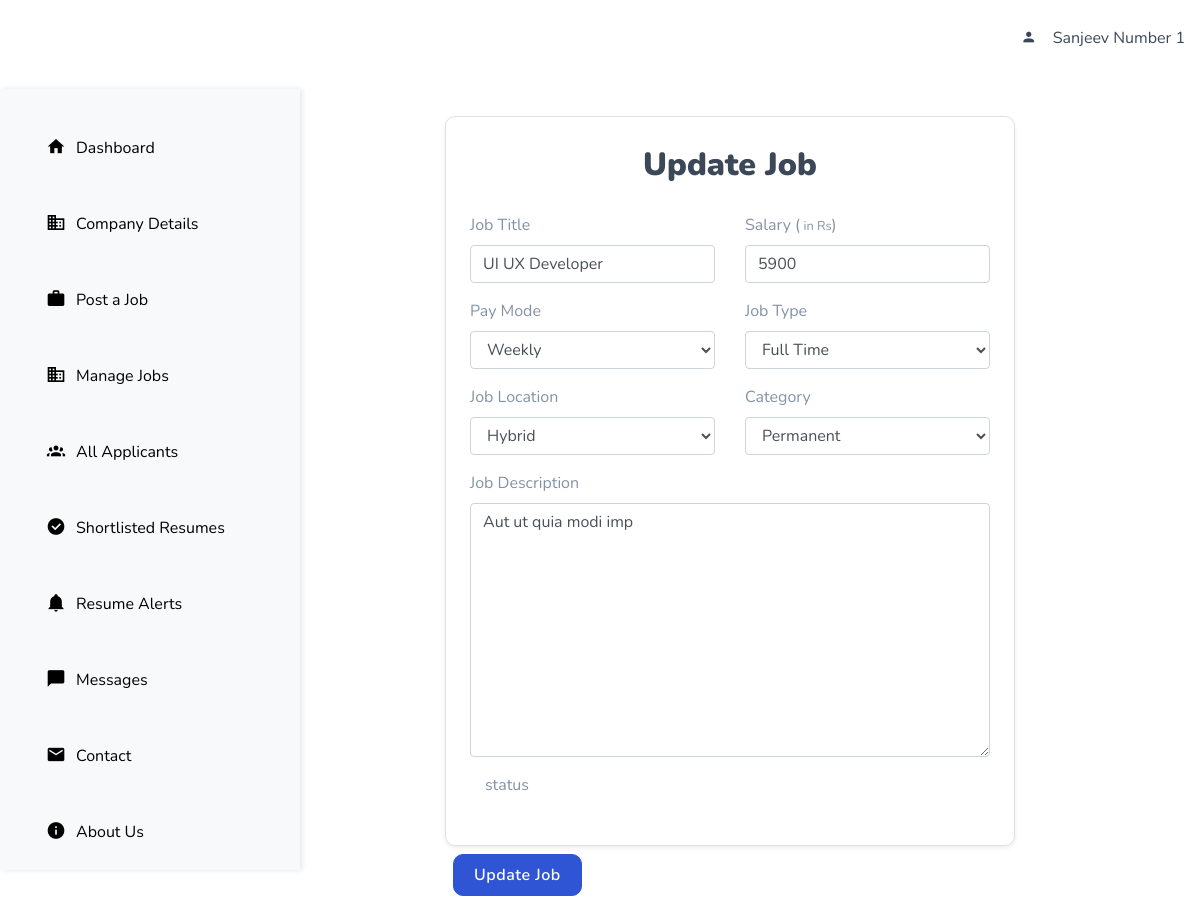
The page /job/update_job/3/ (signed in) on the database as committed earlier.
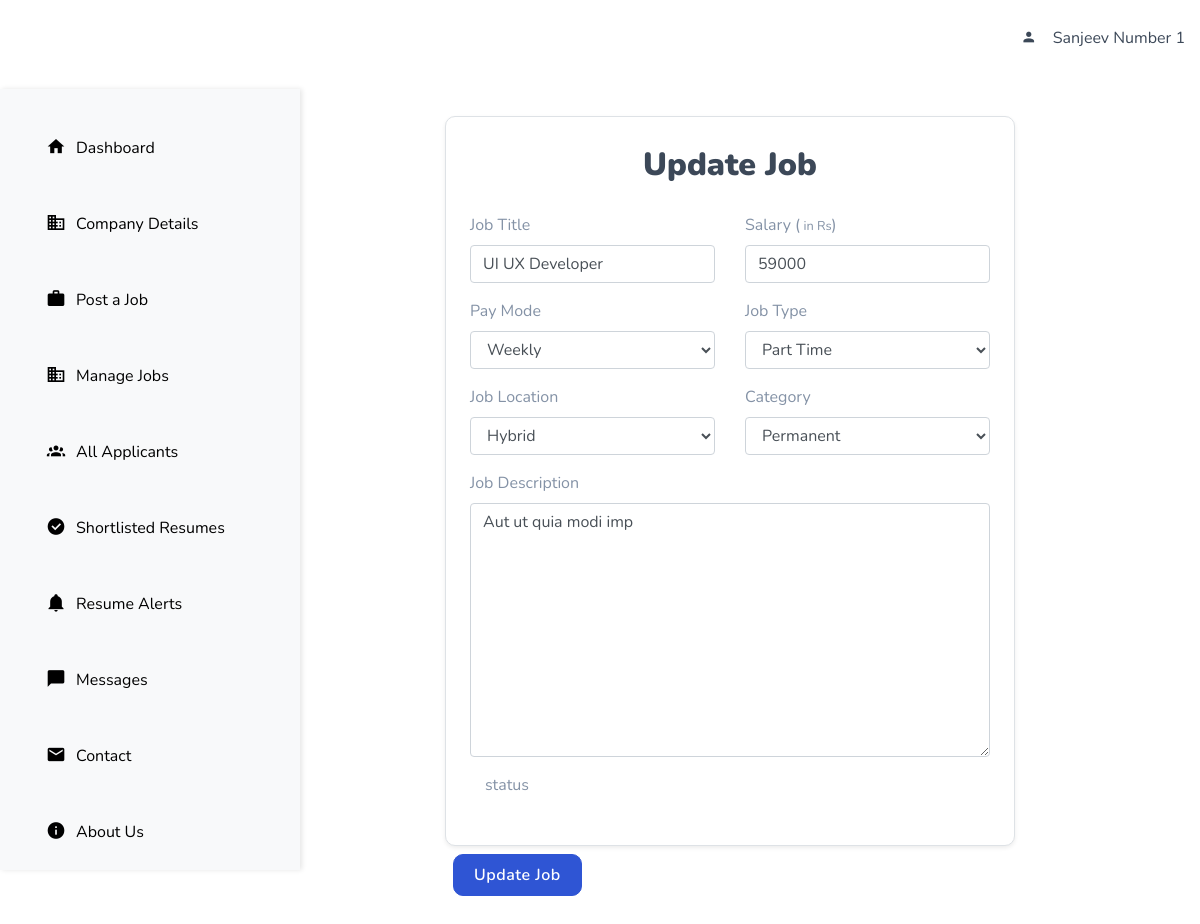
The same page on the database as committed later.
### job/models.py (models this page shows, shortened)
class Job(models.Model):
    company = models.ForeignKey(Company, on_delete=models.CASCADE)  # Renamed for clarity
    title = models.CharField(max_length=200)
    post_date_time = models.DateTimeField(auto_now_add=True, editable=False)
    date_posted = models.DateField(auto_now_add=True)
    salary = models.PositiveIntegerField()
    pay_mode = models.CharField(max_length=20, choices=PAY_MODE)
    job_type = models.CharField(max_length=50, choices=JOB_TYPE)
    job_location = models.CharField(max_length=200, choices=JOB_LOCATION)
    job_category = models.CharField(max_length=200, choices=JOB_CATEGORY)
    expiry_date = models.DateTimeField(null=True, blank=True)
    job_description = models.TextField()
    status = models.CharField(max_length=50, choices=STATUS, default='Pending')

### job/views.py (the view)
# urls.py: path('update_job/<int:pk>/', views.update_job, name='update_job'),
def update_job(request, pk):
  job = Job.objects.get(id = pk)
  if request.method == 'POST':
    form = UpdateJobForm(request.POST, instance=job)
    if form.is_valid():
      form.save()
      messages.success(request, "Job Information updated Successfully..")
      return redirect(reverse('job:job_details', args=[job.pk]))
    else:
      messages.warning(request, 'Something went wrong')
      return redirect(reverse('company:company_details', args=[job.pk]))
  else:
    form = UpdateJobForm(instance = job)
    context = {'form':form}
  return render(request, 'job/update_job.html', context)

### job/forms.py
class UpdateJobForm(forms.ModelForm):
    class Meta:
        model = Job
        exclude = ['company','post_date_time','date_posted', 'is_published','expiry_date','status']  # Use only exclude or fields, not both

### templates/job/update_job.html (shortened to what this page needs)
{% extends "base.html" %}
{% load widget_tweaks %}
{% block content %}
<div class="container py-5">
  <div class="row justify-content-center">
    <div class="col-lg-8 col-md-10">
      <div class="custom-form rounded border p-4 shadow-sm bg-white">
        <div class="text-center mb-4">
          <h2 class="text-dark"><strong>Update Job </strong></h2>
        </div>
        <form method="post" action="" enctype="multipart/form-data" id="company-form">
          <div class="row">
            <div class="col-md-6 mb-3">
              <label for="title" class="form-label text-muted">Job Title</label>
              {{ form.title|add_class:"form-control" }}
            </div>
            <div class="col-md-6 mb-3">
              <label for="salary" class="form-label text-muted">Salary (<small> in Rs</small>)</label>
              {{ form.salary|add_class:"form-control" }}
            </div>
            <div class="col-md-6 mb-3">
              <label for="pay_mode" class="form-label text-muted">Pay Mode</label>
              {{ form.pay_mode|add_class:"form-control" }}
            </div>
            <div class="col-md-6 mb-3">
              <label for="job_type" class="form-label text-muted">Job Type</label>
              {{ form.job_type|add_class:"form-control" }}
            </div>
            <div class="col-md-6 mb-3">
              <label for="job_location" class="form-label text-muted">Job Location</label>
              {{ form.job_location|add_class:"form-control" }}
            </div>
            <div class="col-md-6 mb-3">
              <label for="job_category" class="form-label text-muted">Category</label>
              {{ form.job_category|add_class:"form-control" }}
            </div>
            <div class="col-md-12 mb-3">
              <label for="job_description" class="form-label text-muted">Job Description</label>
              {{ form.job_description|add_class:"form-control" }}
            </div>
          </div>
          <div class="col-md-12 mb-3">
            <label for="job_description" class="form-label text-muted">status</label>
          </div>
        </div>
          <div class="mb-2 p-2">
            <button type="submit" class="btn btn-primary mb-2">Update Job</button>
          </div>
      </div>
    </div>
  </div>
</div>
{% endblock content %}

Rows that differ between the two databases and show on the page:
changed Job "UI UX Developer": salary "5900" → "59000"; job_type "Full Time" → "Part Time"
